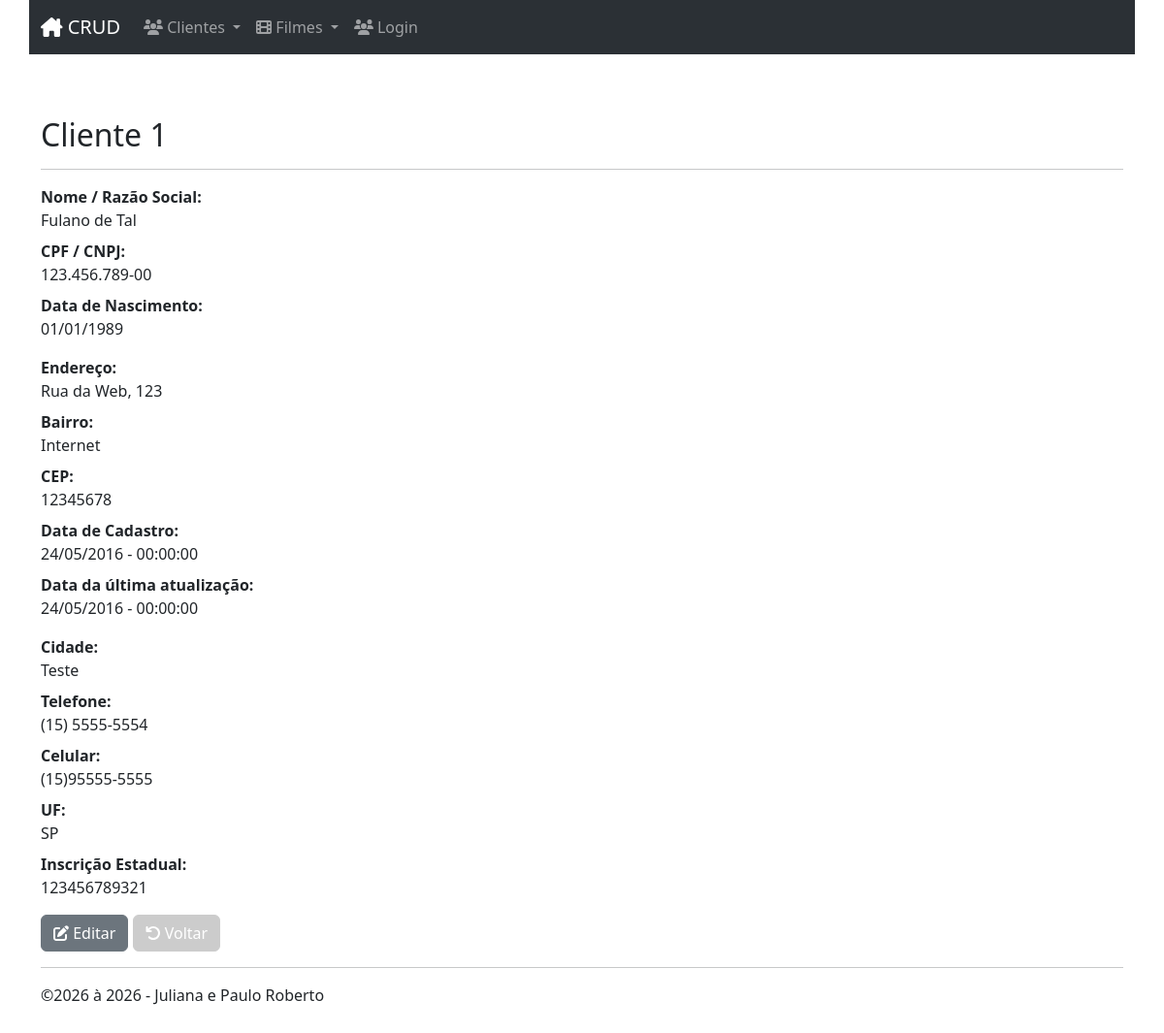
/customers/view.php?id=1, run on the app's committed database.
### tables this page shows
CREATE TABLE customers (
  id int NOT NULL AUTO_INCREMENT PRIMARY KEY,
  name varchar(255) NOT NULL,
  cpf_cnpj varchar(15) NOT NULL,
  birthdate datetime NOT NULL,
  address varchar(255) NOT NULL,
  hood varchar(100) NOT NULL,
  zip_code varchar(8) NOT NULL,
  city varchar(100) NOT NULL,
  state varchar(2) NOT NULL,
  phone varchar(11) NOT NULL,
  mobile varchar(11) NOT NULL,
  ie varchar(15) NOT NULL,
  created datetime NOT NULL,
  modified datetime NOT NULL
);

### inc/database.php (called while the page is built, shortened)
<?php
function open_database()
{
    try {
        $conn = new mysqli(DB_HOST, DB_USER, DB_PASSWORD, DB_NAME);
        $conn->set_charset("utf8");
        return $conn;
    } catch (Exception $e) {
        throw new Exception("Erro ao conectar no Banco de dados:<br>{$e->getMessage()}");
    }
}
function find($table = null, $id = null)
{
    $database = open_database();
    $found = null;
    try {
        if ($id) {
            $sql = "SELECT * FROM $table WHERE id = $id";
            $result = $database->query($sql);
            if ($result->num_rows > 0) {
                $found = $result->fetch_assoc();
            }
        }
    } catch (Exception $e) {
        $_SESSION['message'] = $e->GetMessage();
        $_SESSION['type'] = 'danger';
    }
    return $found;
}
?>

### customers/functions.php (called while the page is built, shortened)
<?php
function formatadata($data, $formato)
{
    $dt = new DateTime($data, new DateTimeZone("-0300"));
    return $dt->format($formato);
}
function telefone($tel)
{
    return "(" . substr($tel, 0, 2) . ")" . substr($tel, 2, 5)
        . "-" . substr($tel, 7);
}
function view($id = null)
{
    $customer = find("customers", $id);
}

### customers/view.php (the view, shortened to what this page needs)
<?php
include "functions.php";
view($_GET['id']);
?>
<h2 class="mt-2">Cliente <?php echo $customer['id']; ?></h2>
<hr>
<dl class="dl-horizontal">
    <dt>Nome / Razão Social:</dt>
    <dd><?php echo $customer['name']; ?></dd>
    <dt>CPF / CNPJ:</dt>
    <dd><?php echo $customer['cpf_cnpj']; ?></dd>
    <dt>Data de Nascimento:</dt>
    <dd><?php echo formatadata($customer['birthdate'], "d/m/Y"); ?></dd>
</dl>
<dl class="dl-horizontal">
    <dt>Endereço:</dt>
    <dd><?php echo $customer['address']; ?></dd>
    <dt>Bairro:</dt>
    <dd><?php echo $customer['hood']; ?></dd>
    <dt>CEP:</dt>
    <dd><?php echo $customer['zip_code']; ?></dd>
    <dt>Data de Cadastro:</dt>
    <dd><?php echo formatadata($customer['created'], "d/m/Y - H:i:s"); ?></dd>
    <dt>Data da última atualização:</dt>
    <dd><?php echo formatadata($customer['modified'], "d/m/Y - H:i:s"); ?></dd>
</dl>
<dl class="dl-horizontal">
    <dt>Cidade:</dt>
    <dd><?php echo $customer['city']; ?></dd>
    <dt>Telefone:</dt>
    <dd><?= telefone($customer['phone']); ?></dd>
    <dt>Celular:</dt>
    <dd><?php echo telefone($customer['mobile']); ?></dd>
    <dt>UF:</dt>
    <dd><?php echo $customer['state']; ?></dd>
    <dt>Inscrição Estadual:</dt>
    <dd><?php echo $customer['ie']; ?></dd>
</dl>
<div id="actions" class="row">
    <div class="col-md-12">
        <a href="edit.php?id=<?php echo $customer['id']; ?>" class="btn btn-secondary">
            <i class="fa-solid fa-pen-to-square"></i> Editar
        </a>
        <a href="index.php" class="btn btn-light">
            <i class="fa-solid fa-arrow-rotate-left"></i> Voltar
        </a>
    </div>
</div>

### inc/header.php (style rules this page uses)
body { padding-top: 50px; padding-bottom: 20px; }
.btn-light { background-color: #cccccc; border-color: #cccccc; color: #ffffff; }

### data on the page
customers: id "1", name "Fulano de Tal", cpf_cnpj "123.456.789-00", birthdate "01/01/1989", address "Rua da Web, 123", hood "Internet", zip_code "12345678", created "24/05/2016 - 00:00:00", modified "24/05/2016 - 00:00:00", city "Teste", phone "(15) 5555-5554", mobile "(15)95555-5555", state "SP", ie "123456789321"

### other printed values
$dt->format("Y") "2026"
